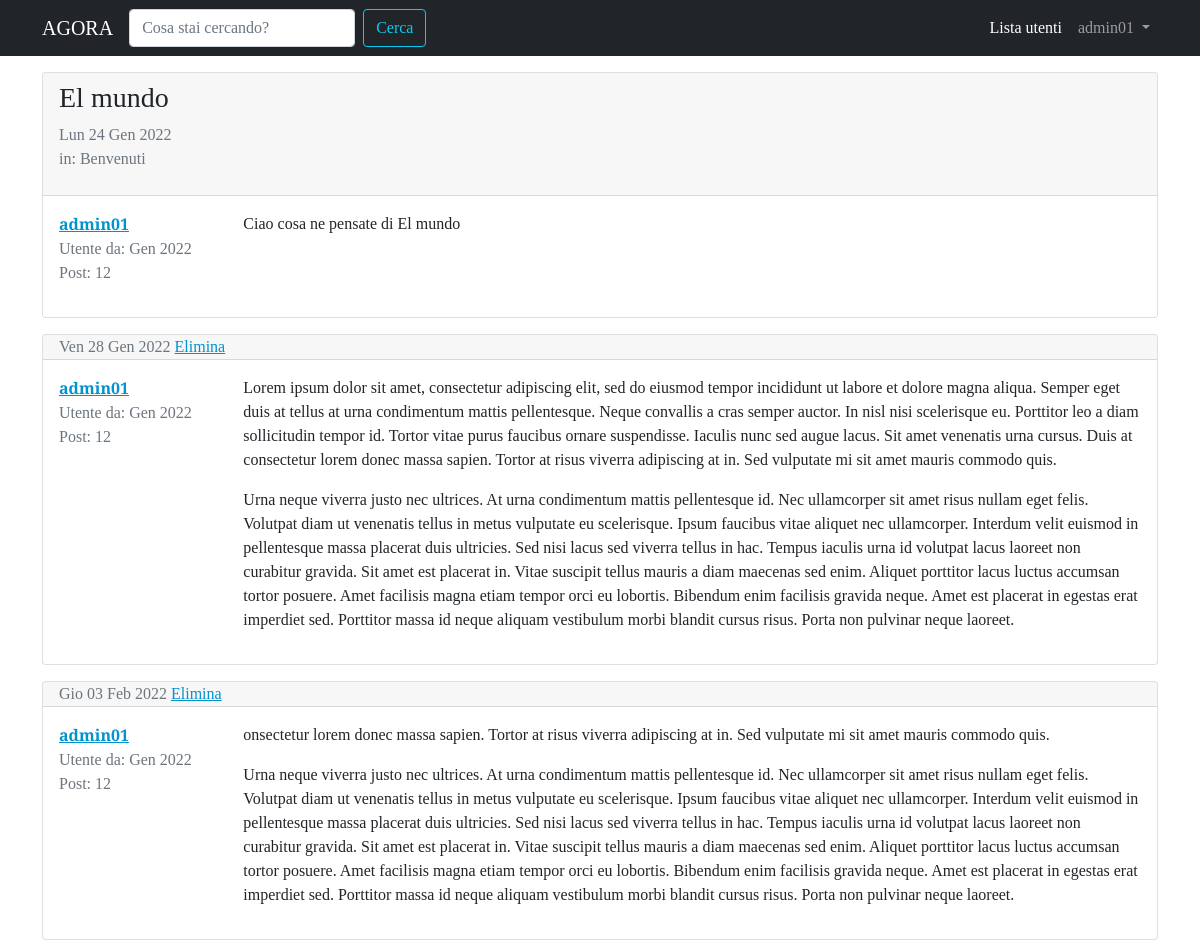
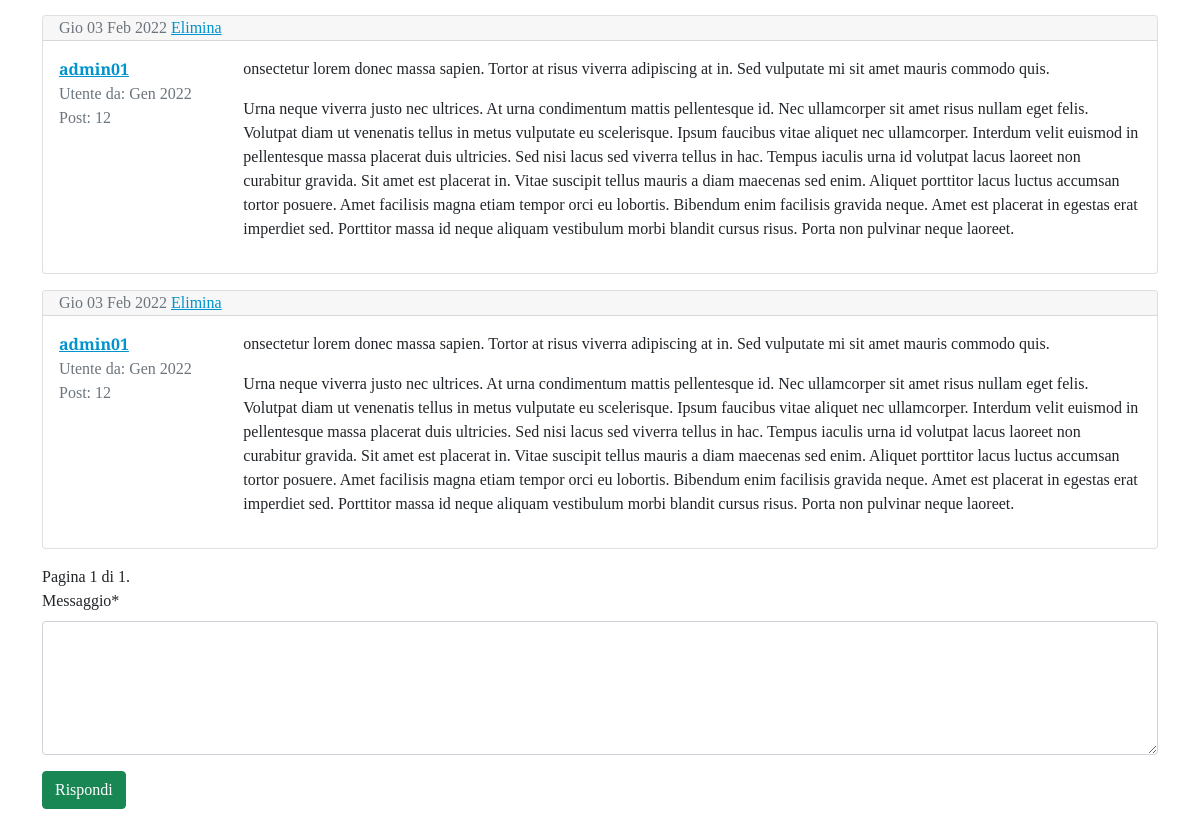
Page /forum/discussione/6/ (signed in) on the committed database (2 pictures, top to bottom).
### forum/models.py (models this page shows, shortened)
class Discussione(models.Model):
    titolo = models.CharField(max_length=120)
    data_creazione = models.DateTimeField(auto_now_add=True)
    autore_discussione = models.ForeignKey(User, on_delete=models.CASCADE,related_name="discussioni")
    sezione_appartenenza = models.ForeignKey(Sezione, on_delete=models.CASCADE)
    class Meta:
        verbose_name = "Discussione"
        verbose_name_plural= "Discussioni"

class Post(models.Model):
    autore_post = models.ForeignKey(User,on_delete=models.CASCADE, related_name="posts")
    contenuto =models.TextField()
    data_creazione = models.DateTimeField(auto_now_add=True)
    discussione = models.ForeignKey(Discussione, on_delete=models.CASCADE)
    class Meta:
        verbose_name = "Post"
        verbose_name_plural = "Posts"

class Sezione(models.Model):
    nome_sezione = models.CharField(max_length=80)
    descrizione = models.CharField(max_length=150, blank=True, null=True)
    logo_sezione = models.ImageField(blank=True, null=True)
    def __str__(self):
        return self.nome_sezione
    class Meta:
        verbose_name = "Sezione"
        verbose_name_plural = "Sezioni"

### forum/views.py (the view)
# urls.py: path('discussione/<int:pk>/', views.visualizza_discussione , name='singola_discussione'),
def visualizza_discussione(request, pk):
    discussione = get_object_or_404(Discussione, pk=pk)
    posts_discussione = Post.objects.filter(discussione=discussione)
    paginator = Paginator(posts_discussione, 5)
    page = request.GET.get("pagina")
    posts = paginator.get_page(page)
    form_risposta = PostModelForm()
    context = {'discussione': discussione, 'posts_discussione': posts, 'form_risposta':form_risposta}
    return render(request,"forum/singola_discussione.html", context)

### forum/forms.py
class PostModelForm(forms.ModelForm):
    class Meta:
        model = Post
        fields = ['contenuto']
        widgets = {"contenuto": forms.Textarea(attrs={"rows": "5"})}
        labels = {"contenuto": "Messaggio"}

### forum/templates/forum/singola_discussione.html (shortened to what this page needs)
{% extends 'base.html' %}
{% block content %}
    {% for post in posts_discussione  %}
    <div class="card my-3">
        {% if forloop.first and not "pagina" in request.get_full_path %}
        <div class="card-header">
            <h3>{{ discussione.titolo }}</h3>
            <p class="text-muted">{{ discussione.data_creazione|date:"D d M Y" }}
            <br>
            in: {{ discussione.sezione_appartenenza }}</p>
        </div>
        {% else %}
        <div class="card-header py-0">
            <p class="text-muted mb-0">
                {{ post.data_creazione|date:"D d M Y"  }}
                {% if request.user == post.autore_post %}
                    <a href="{% url 'cancella_post' id=discussione.pk pk=post.pk %}"> Elimina</a>
                {% endif %}
            </p>
        </div>
        {% endif %}
        <div class="card-body">
            <div class="row">
                <div class="col-xl-2 col-4">
                    <p class="mb-0"><a href="{% url 'user_profile' username=post.autore_post.username %}"><strong>{{ post.autore_post }} </strong></a></p>
                    <p class="text-muted mb-0">Utente da: {{ post.autore_post.date_joined|date:"M Y" }}</p>
                    <p class="text-muted">Post: {{ post.autore_post.posts.count }}</p>
                </div>
                <div class="col-xl-10 col-8">
                    <p class="my-0">{{post.contenuto|linebreaks}}</p>
                </div>
            </div>
        </div>
        </div>
    {% endfor %}
    <div class="text-right">
        <span class="step-links">
            <span class="current">
                Pagina {{ posts_discussione.number }} di {{ posts_discussione.paginator.num_pages }}.
            </span>
        </span>
    </div>
    {% if request.user.is_authenticated %}
    {% include 'forum/form_risposta.html' %}
    {% else %}
    <div class="alert alert-info" role="alert">
        Per partecipare devi effettuare il  <a href="{% url 'login' %}?next={{ request.get_full_path }}">Login</a>
    </div>
    {% endif %}
{% endblock content %}

### templates/base.html (shortened to what this page needs)
{% load static %}
<!doctype html>
<html lang="en">
  <head>
    <link href="https://cdn.jsdelivr.net/npm/bootstrap@5.1.3/dist/css/bootstrap.min.css" rel="stylesheet">
    <link rel="stylesheet" href="{% static 'css/agora.css' %}">
  </head>
  <body>
    <nav class="navbar navbar-expand-lg navbar-dark bg-dark">
        <div class="container">
          <a class="navbar-brand" href="/">AGORA</a>
          <form class="d-flex" action="{% url 'funzione_cerca' %}">
            <input name="q"  class="form-control me-2" type="search" placeholder="Cosa stai cercando?" aria-label="Search">
            <button class="btn btn-outline-info" type="submit">Cerca</button>
          </form>
          <div class="collapse navbar-collapse" id="navbarSupportedContent">
            <ul class="navbar-nav ms-auto mb-2 mb-lg-0">
              <li class="nav-item">
                <a class="nav-link active" aria-current="page" href="{% url 'users_list' %}">Lista utenti</a>
              </li>
              {% if request.user.is_authenticated %}
              <li class="nav-item dropdown">
                <a class="nav-link dropdown-toggle" href="#" id="navbarDropdown" role="button" data-bs-toggle="dropdown" aria-expanded="false">
                  {{ request.user.username }}
                </a>
              {% endif %}
          </div>
        </div>
      </nav>
      <section class="container">
        {% block content %}
        {% endblock content %}
      </section>
  </body>
</html>

### static-storage/css/agora.css (style rules this page uses)
body { font-family: 'Slabo 27px',serif; }
a, a:hover { color: rgb(0, 147, 206); }

### rows in the picture
Post: autore_post "admin01", autore_post.date_joined "Gen 2022", autore_post.posts.count "12", contenuto "Ciao cosa ne pensate di El mundo"
Discussione: titolo "El mundo", data_creazione "Lun 24 Gen 2022", sezione_appartenenza "Benvenuti"
Post: data_creazione "Ven 28 Gen 2022", shows "Elimina", autore_post "admin01", autore_post.date_joined "Gen 2022", autore_post.posts.count "12", contenuto "Lorem ipsum dolor sit amet, consectetur adipiscing elit, sed do eiusmod tempor incididunt ut labore et dolore magna aliqua. Semper eget duis at tellus at urna condimentum mattis pellentesque. Neque convallis a cras semper auctor. In nisl nisi scelerisque eu. Porttitor leo a diam sollicitudin tempor id. Tortor vitae purus faucibus ornare suspendisse. Iaculis nunc sed augue lacus. Sit amet venenatis urna cursus. Duis at consectetur lorem donec massa sapien. Tortor at risus viverra adipiscing at in. Sed vulputate mi sit amet mauris commodo quis. Urna neque viverra justo nec ultrices. At urna condimentum mattis pellentesque id. Nec ullamcorper sit amet risus nullam eget felis. Volutpat diam ut…"
Post: data_creazione "Gio 03 Feb 2022", shows "Elimina", autore_post "admin01", autore_post.date_joined "Gen 2022", autore_post.posts.count "12", contenuto "onsectetur lorem donec massa sapien. Tortor at risus viverra adipiscing at in. Sed vulputate mi sit amet mauris commodo quis. Urna neque viverra justo nec ultrices. At urna condimentum mattis pellentesque id. Nec ullamcorper sit amet risus nullam eget felis. Volutpat diam ut venenatis tellus in metus vulputate eu scelerisque. Ipsum faucibus vitae aliquet nec ullamcorper. Interdum velit euismod in pellentesque massa placerat duis ultricies. Sed nisi lacus sed viverra tellus in hac. Tempus iaculis urna id volutpat lacus laoreet non curabitur gravida. Sit amet est placerat in. Vitae suscipit tellus mauris a diam maecenas sed enim. Aliquet porttitor lacus luctus accumsan tortor posuere. Amet…"
Post: data_creazione "Gio 03 Feb 2022", shows "Elimina", autore_post "admin01", autore_post.date_joined "Gen 2022", autore_post.posts.count "12", contenuto "onsectetur lorem donec massa sapien. Tortor at risus viverra adipiscing at in. Sed vulputate mi sit amet mauris commodo quis. Urna neque viverra justo nec ultrices. At urna condimentum mattis pellentesque id. Nec ullamcorper sit amet risus nullam eget felis. Volutpat diam ut venenatis tellus in metus vulputate eu scelerisque. Ipsum faucibus vitae aliquet nec ullamcorper. Interdum velit euismod in pellentesque massa placerat duis ultricies. Sed nisi lacus sed viverra tellus in hac. Tempus iaculis urna id volutpat lacus laoreet non curabitur gravida. Sit amet est placerat in. Vitae suscipit tellus mauris a diam maecenas sed enim. Aliquet porttitor lacus luctus accumsan tortor posuere. Amet…"
Post: data_creazione "Gio 03 Feb 2022", shows "Elimina", autore_post "admin01", autore_post.date_joined "Gen 2022", autore_post.posts.count "12", contenuto "onsectetur lorem donec massa sapien. Tortor at risus viverra adipiscing at in. Sed vulputate mi sit amet mauris commodo quis. Urna neque viverra justo nec ultrices. At urna condimentum mattis pellentesque id. Nec ullamcorper sit amet risus nullam eget felis. Volutpat diam ut venenatis tellus in metus vulputate eu scelerisque. Ipsum faucibus vitae aliquet nec ullamcorper. Interdum velit euismod in pellentesque massa placerat duis ultricies. Sed nisi lacus sed viverra tellus in hac. Tempus iaculis urna id volutpat lacus laoreet non curabitur gravida. Sit amet est placerat in. Vitae suscipit tellus mauris a diam maecenas sed enim. Aliquet porttitor lacus luctus accumsan tortor posuere. Amet…"

### other values in the picture
{{ request.user.username }} "admin01"
{{ posts_discussione.number }} "1"
{{ posts_discussione.paginator.num_pages }} "1"
